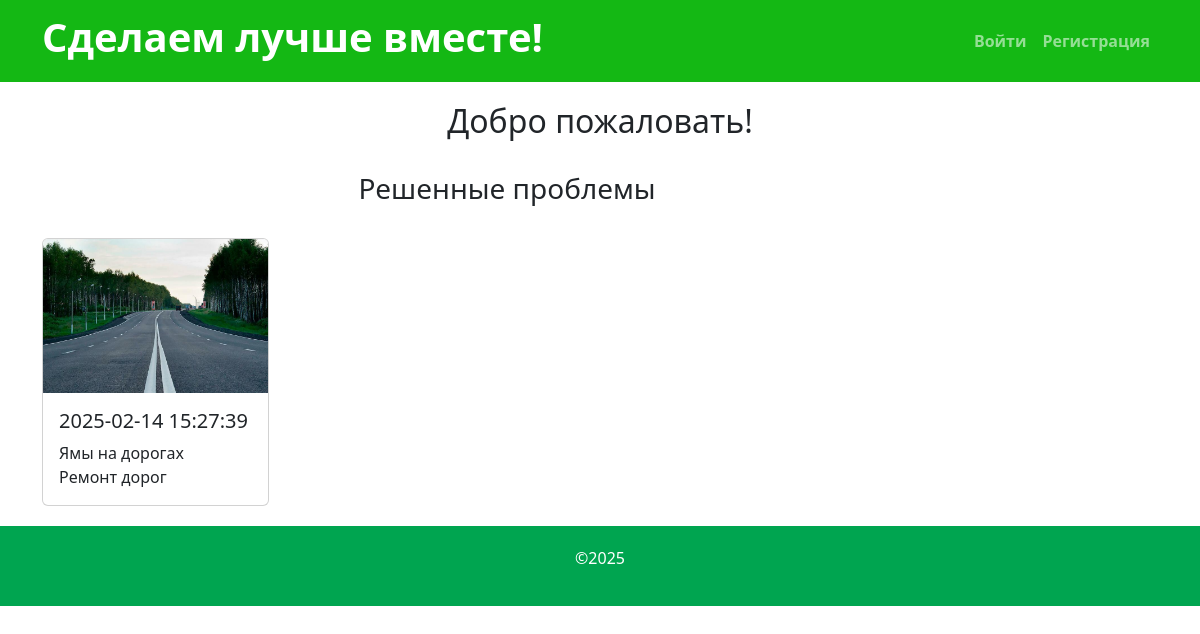
The page / on the database its author committed.
### tables this page shows
CREATE TABLE `zayavki` (
  `id_zayavki` int(11) NOT NULL,
  `id_user` int(11) NOT NULL,
  `id_category` int(11) NOT NULL,
  `name_zayavka` varchar(200) DEFAULT NULL,
  `description` text,
  `img_issue` varchar(1000) DEFAULT NULL,
  `img_solved` varchar(1000) DEFAULT NULL,
  `date_zayavka` datetime DEFAULT NULL,
  `status` int(11) NOT NULL DEFAULT '0',
  `reason_cancel` text
);

CREATE TABLE `categories` (
  `id_category` int(11) NOT NULL,
  `name_category` varchar(500) DEFAULT NULL
);

### index.php (the view, shortened to what this page needs)
<?php
include 'template/db.php';
include 'template/head.php';
if(!empty($_SESSION)){
    if($_SESSION['role'] != 2){
        include 'template/nav_customer.php';
    }
    else{
        include 'template/nav_administrator.php';
    }
}
else{
    include 'template/nav.php';
}
?>
<div class="container">
    <div class="row">
        <div class="col-lg-12" style="margin-top: 20px">
            <h2 class="text-center">Добро пожаловать!</h2>
        </div>
    </div><br>
    <div class="col-lg-10">
        <h3 class="text-center">Решенные проблемы</h3><br>
        <div class="row row-cols-1 row-cols-md-4 g-2">
        <?php
        $sql = "select * from zayavki, categories where zayavki.id_category = categories.id_category and status = 2 order by rand() limit 4";
        $result = $mysqli->query($sql);
        if(!empty($result)){
            foreach($result as $row){
                echo '
                <div class="col">
    <div class="card">
      <img src="'.$row['img_solved'].'" class="card-img-top" alt="...">
      <div class="card-body">
        <h5 class="card-title">'.$row['date_zayavka'].'</h5>
        <p class="card-text">'.$row['name_zayavka'].'<br>'.$row['name_category'].'</p>
      </div>
    </div>
  </div>
</div>
                ';
            }
        }
        else{
            echo '<h2 class = "text-center">Решенных проблем нет</h2>';
        }
        ?>
    </div>
</div>
<?php include 'template/footer.php'; ?>

### rows shown on the page
zayavki: img_solved (picture), date_zayavka "2025-02-14 15:27:39", name_zayavka "Ямы на дорогах", id_category.name_category "Ремонт дорог"
